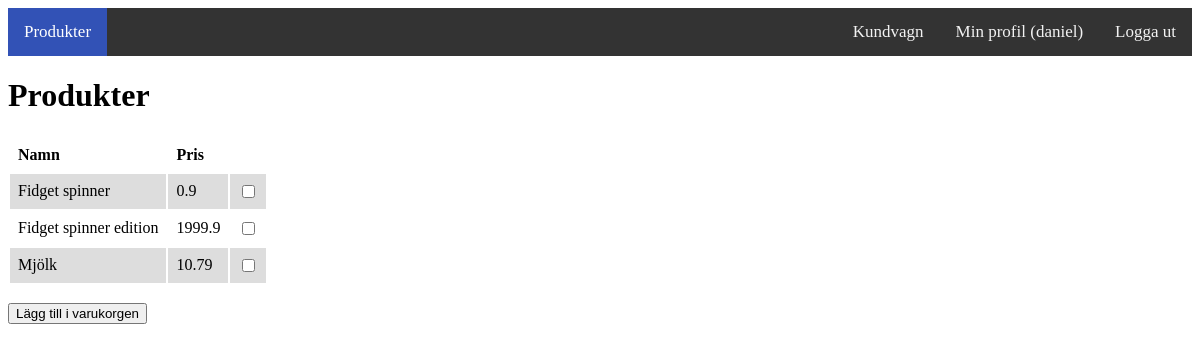
Screenshot of /store.php (signed in) with the database file from the repository.
### tables this page shows
CREATE TABLE Items (
	id				INTEGER NOT NULL AUTO_INCREMENT,
	name			VARCHAR(255),
	price			FLOAT NOT NULL,
	PRIMARY KEY		(id)
);

### public_html/store.php (the view, shortened to what this page needs)
<?php require 'connect.php' ?>
<?php $items = $conn->query('SELECT * FROM Items'); ?>
<html>
	<?php require_once('header.php'); ?>
	<body>
		<?php require_once('navigationBar.php'); ?>
		<h1>Produkter</h1>
		<form method="post">
			<table>
				<tr>
					<th>Namn</th>
					<th>Pris</th>
				</tr>
				<?php foreach($items as $item) { ?>
					<tr>
						<td><?= $item['name'] ?></td>
						<td><?= $item['price'] ?></td>
						<td><input type="checkbox" name="itemIds[]" value="<?= $item['id'] ?>"></td>
					</tr>
				<?php } ?>
			</table>
			<br/>
			<input type="submit" name="submit" value="Lägg till i varukorgen">
		</form>
	</body>
</html>

### public_html/css/index.css (style rules this page uses)
td, th { text-align: left; padding: 0.5em; }
tr:nth-child(even) { background-color: #dddddd; }

### rows the page displays
items: name "Fidget spinner", price "0.9"
items: name "Fidget spinner edition", price "1999.9"
items: name "Mjölk", price "10.79"

### other values shown
$_SESSION['username'] "daniel"
